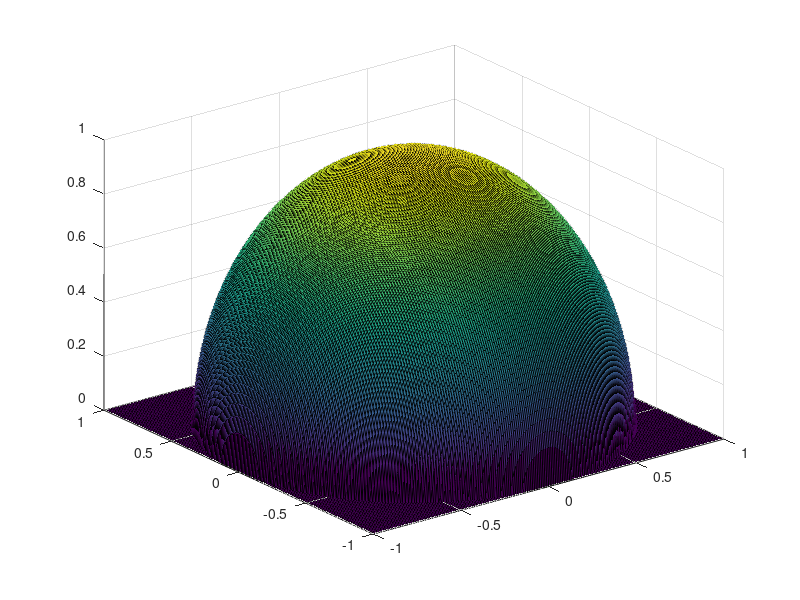

This figure's MATLAB source: (Note: this script raises an error after producing the figure.)
%Uses a simpler model g(x,y) = g(x)*g(y) in the simulation 

clear all;
close all;
clc;

%Scanning parameters
angle_bias(1) = 0;
bias = angle_bias(1);
phi = 20;
scan_radius = 10;
r_source = 1.2;


%Initial position parameters
theta(1) = 45;
psi(1) = 45;
my_pos(:,1) = [0;psi(1);theta(1)]; %first entry is considered zero so as to manage the intensity term

scan_theta(1) = theta(1) + scan_radius*sind(bias);
scan_psi(1) = psi(1) + scan_radius*cosd(bias);

actual_position(:,1) = [4,55,55]';

x(:,1) = actual_position(:,1)-my_pos(:,1);
x_hat_k(:,1) = [3,0,0]';

y_hat_series(1) = 0;



%Noise Covariance Matrices and Kalman filter parameters
Q_system = 0.01*[1,0,0;0,10,0;0,0,10];
Q = 0.1*[1,0,0;0,10,0;0,0,10;];
R = eye(3);
R_inv = inv(R);
R_system = 0.1*eye(2);

P(:,:,1) = [1,0,0;0,10,0;0,0,10];
P_current = P(:,:,1);

%System Matrices
A = eye(3);
B = [0,0;1,0;0,1];

%Previous values needed for initialisation
u2_previous = 0.1;
u3_previous = 0.1;

u2_k = 0.0;
u3_k = 0.0;

u2 = [u2_k; u2_previous];
u3 = [u3_k; u3_previous];

previous_measurement = 0;
previous_previous_measurement = 0;

diff_sum = 0;
previous_difference = 0;
normal_u2 = 0;
normal_u3 = 0;


num_iteration = 200;

[X,Y] = meshgrid(-1:0.01:1);
Z = real(sqrt(1-X.*X - Y.*Y));
hFig = figure;
set(hFig, 'Position', [680 678 1400 1050])
surf(X,Y,real(Z));
frame(1) = getframe;
hold on;
for i=2:num_iteration
    i
	tic;
	actual_position(:,i) = actual_position(:,i-1)+ 0.0*[0; 1;1/18] + 0*[normrnd(0,Q_system(1,1)); normrnd(0,Q_system(2,2));normrnd(0,Q_system(3,3))];
    my_pos(:,i) = my_pos(:,i-1)  + [0;u2_k;u3_k];
    x1 = actual_position(1,i)- my_pos(1,i);
    x2_temp = actual_position(2,i)- my_pos(2,i);
    [x3,x2] = angle_transform(actual_position(3,i), x2_temp, my_pos(3,i));
	%theta(i) = theta(i-1) + u3_k;
    
	x1_hat_k = x_hat_k(1,i-1);
    x2_hat_k = x_hat_k(2,i-1);
    x3_hat_k = x_hat_k(3,i-1);
    
    x(:,i) = [x1;x2;x3];
    angle_bias(i) = angle_bias(i-1) + phi;
    bias = angle_bias(i);
	previous_alpha_bias = scan_radius*sind(bias-phi);
	previous_beta_bias = scan_radius*cosd(bias-phi);
	alpha_bias = scan_radius*sind(bias);
	beta_bias = scan_radius*cosd(bias);
    
    previous_u = [u2,u3];
    scan_parameters = [scan_radius, bias, phi];
    
    C = get_C_matrix(x_hat_k(:,i-1),previous_u,scan_parameters);
    rank_C(i) = rank(C);
    rank(C);
    P_current = A*P_current*A' + Q;
    
    % Output calculation
    measurement = exact_measurement_model(x1,x2 + beta_bias,x3 + alpha_bias) + normrnd(0,R_system(1,1));
    y = [measurement;previous_measurement; previous_previous_measurement];
    y_hat = get_output_array(x_hat_k(:,i-1), previous_u,scan_parameters);
    y_hat_series(i) = y_hat(1); 
    y_series(i) = measurement;
    previous_measurement = measurement;
    previous_previous_measurement = previous_measurement;

    
        
    % Filtering    
    K = P_current*C'*inv(C*P_current*C' + R);
    x_hat_k(:,i) = x_hat_k(:,i-1)+K*(y-y_hat);
    P(:,:,i) = (eye(3) - K*C)*P_current;
    P_current = P(:,:,i);

    difference = abs(y(1)-y_hat(1));
    diff_sum = diff_sum + difference;
    
    if x_hat_k(1,i) < 0
        x_hat_k(1,i) = 0;
    end
    
    if(difference + previous_difference < 2)
        G = 0.2;
        G2 = 0.2;
    else
        G = 0.1;
        G2 = 0;
    end
    
    %G = 0.0;
    previous_difference = difference;
    
    normal_u2 = -G*x_hat_k(2,i);
    normal_u3 = -G*x_hat_k(3,i);
    
    u2 = [normal_u2; u2_previous];
    u3 = [normal_u2; u3_previous];
    x_hat_k(:,i) = x_hat_k(:,i)+ [0; normal_u2;normal_u3];

    u2_previous = normal_u2;
    u3_previous = normal_u3;
    
    [dummy_u3,u2_k] = angle_transform(normal_u3, normal_u2, theta(i-1));
    u3_k = dummy_u3 - theta(i-1);
    
    psi(i) = psi(i-1) + u2_k;
    theta(i) = theta(i-1) + u3_k; 
    
    
    
    
    %Computations related to plotting and motor commands
    
    [theta_offset_temp,psi_offset] = angle_transform(alpha_bias, beta_bias, theta(i));
    theta_offset = theta_offset_temp-theta(i);
   
    
    scan_psi(i) = psi(i) + psi_offset;
    scan_theta(i) = theta(i) + theta_offset;
    
    Motor_command_psi = scan_psi(i) - scan_psi(i-1);
    Motor_command_theta = scan_theta(i) - scan_theta(i-1);
    
    %My position
    azimuth = my_pos(2,i);
    elevation = my_pos(3,i);
    [xe,ye,ze] = sph2cart(azimuth*pi/180,elevation*pi/180,r_source);
    
    %Actual source positions
    azimuth = actual_position(2,i);
    elevation = actual_position(3,i);
    [xa,ya,za] = sph2cart(azimuth*pi/180,elevation*pi/180,r_source);
    
    
    xp(i) = cosd(scan_theta(i))*cosd(scan_psi(i));
    yp(i) = cosd(scan_theta(i))*sind(scan_psi(i));
    zp(i) = sind(scan_theta(i));
    plot3(xp(i),yp(i),zp(i),'yo','MarkerFaceColor','y');
    plot3([0 xa],[0 ya],[0 za],'-ro','MarkerFaceColor','r','LineWidth',2);
    plot3([0 xe],[0 ye],[0 ze],'--go','MarkerFaceColor','g','LineWidth',1);
    %drawnow;
    frame(i) = getframe;
    t(i) = toc;
end




T = 0.08;
time = T:T:num_iteration*T;



figure;

subplot(4,1,1);
%plot(time,x(1,:));
hold on;
%plot(x_hat_data(1,1:num_iteration),'r');
plot(time,x(1,:),'r');
plot(time,x_hat_k(1,:));
%title('Convergence');
xlabel('Time') % x-axis label
ylabel('$$\hat{x}_1$$','Interpreter','Latex');
legend('Original state','Extended Kalman Filter')

subplot(4,1,2);
hold on;
%plot(time,x(2,:));
%plot(x_hat_data(2,1:num_iteration),'r');
%plot(-20*control_data(1:num_iteration),'k');
plot(time,x(2,:),'r');
plot(time,x_hat_k(2,:));
%ylim([-20,20]);
xlabel('Time') % x-axis label
ylabel('$$\hat{x}_2$$','Interpreter','Latex');

subplot(4,1,3);

hold on;
%plot(time,x(2,:));
%plot(x_hat_data(2,1:num_iteration),'r');
%plot(-20*control_data(1:num_iteration),'k');
plot(time,x(3,:),'r');
plot(time,x_hat_k(3,:));
ylim([-20,20]);
xlabel('Time') % x-axis label
ylabel('$$\hat{x}_3$$','Interpreter','Latex');

subplot(4,1,4);
hold on;
%plot(time,x(2,:));
%plot(y_hat_data(1,1:num_iteration),'r');

plot(time, y_series(1,1:num_iteration),'r');
%plot(time, measurement_data,'k');
plot(time, y_hat_series,'b')
legend('Simulated measurement','Estimated measurement')

ylim([-20,20]);
xlabel('Time') % x-axis label
ylabel('$$\hat{y}$$','Interpreter','Latex');
ylim([0,5]);

%figure;
dummy_x = -50:0.5:50;
dummy_y = gaussian_value(dummy_x);
%plot(dummy_x,dummy_y);



%Movie generation
myVideo = VideoWriter('Videos/basic_scan.avi');
open(myVideo);
writeVideo(myVideo, frame);
close(myVideo);